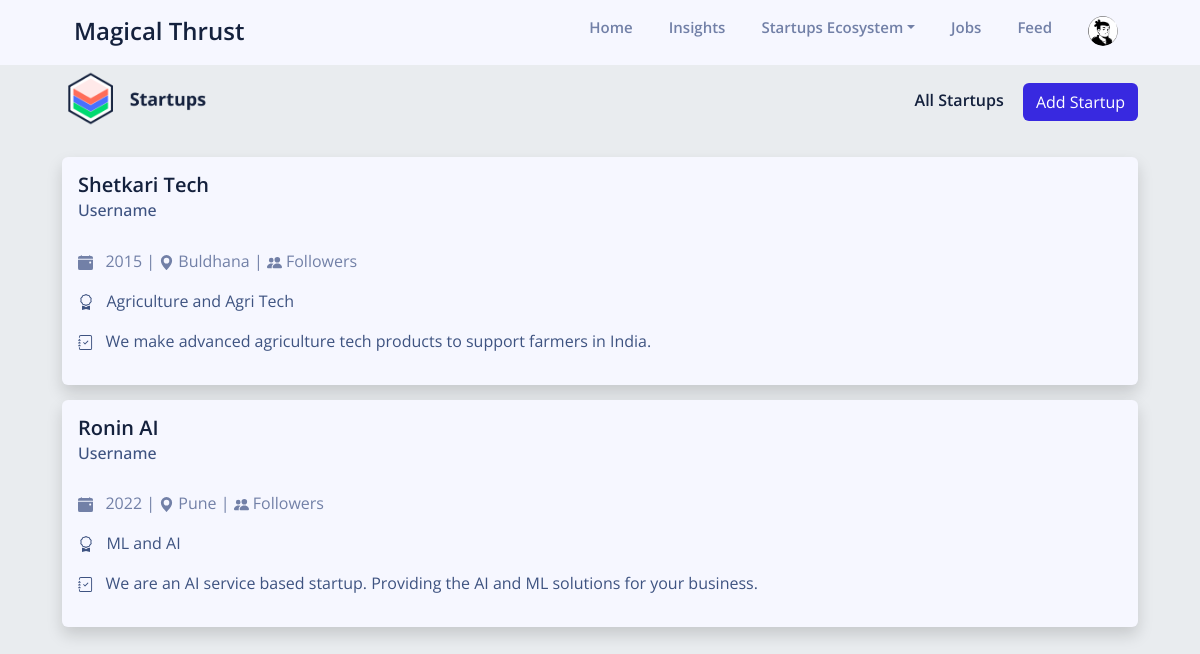
Page /startups (signed in) on the committed database.
### core/models.py (models this page shows, shortened)
class Startuppost(models.Model):
    id = models.UUIDField(primary_key=True, default=uuid.uuid4)   #
    user = models.CharField(max_length=100)
    startupname = models.TextField()
    startupsector = models.TextField()
    startupbio = models.TextField()
    startuplocation = models.TextField()
    startupestablishment = models.TextField()
    startupcin = models.TextField()
    startupincorporation = models.TextField()
    startuppatents = models.TextField()
    startupwebsite = models.TextField()
    startuplinkedin = models.TextField()
    startupinstagram = models.TextField()
    startupyoutube = models.TextField()
    startupfoundername = models.TextField()
    startupfounderage = models.TextField()
    startupfoundereducation = models.TextField()
    startupfounderexperience = models.TextField()
    startupfounderequity = models.TextField()
    startupfocusarea = models.TextField()
    startupservices = models.TextField()

### core/views.py (the view)
# urls.py: path('startups', views.startups, name='startups'),
@login_required(login_url='signin')
def startups(request):
    user_object = User.objects.get(username=request.user.username)
    user_profile = Profile.objects.get(user=user_object)
    startupfeed = []
    startupfeed_lists = Startuppost.objects.all()
    startupfeed.append(startupfeed_lists)
    startupfeef_list = list(chain(*startupfeed))
    return render(request, 'startups.html', {'user_profile': user_profile, 'startupposts': startupfeef_list,})

### templates/startups.html (shortened to what this page needs)
{% load static %}
<!DOCTYPE html>
<html lang="en">
<head>
    <link href="https://cdn.jsdelivr.net/npm/bootstrap@5.3.0-alpha3/dist/css/bootstrap.min.css" rel="stylesheet">
    <link rel="stylesheet" href="{% static 'css/common.css' %}">
    <link rel="stylesheet" href="{% static 'css/landing.css' %}">
    <link rel="stylesheet" href="{% static 'css/startups.css' %}">
    <link rel="stylesheet" href="{% static 'css/jobs.css' %}">
</head>
<body>
    <section class="nav-section">
      <div class="container nav-container">
          <nav class="navbar navbar-expand-lg">
              <div class="container-fluid">
                <a class="navbar-brand brand-name" href="/home">
                  Magical Thrust</a>
                <div class="collapse justify-content-end navbar-collapse" id="navbarSupportedContent">
                  <ul class="navbar-nav">
                    <li class="nav-item">
                      <a class="nav-link navbar-item" href="/home">Home</a>
                    </li>
                    <li class="nav-item">
                      <a class="nav-link navbar-item" href="/insights">Insights</a>
                    </li>
                    <li class="nav-item dropdown">
                      <a class="nav-link navbar-item dropdown-toggle" href="" data-bs-toggle="dropdown" aria-expanded="false">Startups Ecosystem</a>
                    </li>
                    <li class="nav-item">
                      <a class="nav-link navbar-item" href="/jobs">Jobs</a>
                    </li>
                    <li class="nav-item">
                      <a class="nav-link navbar-item" href="/">Feed</a>
                    </li>
                    <li class="nav-item dropdown">
                      <a class="nav-link " href="#" role="button" data-bs-toggle="dropdown" aria-expanded="false">
                        <img src="{% static 'images/avatar.png' %}" alt="profile picture" class="profile-on-nav ">
                      </a>
                    </li>
                  </ul>
                </div>
              </div>
            </nav>
      </div>
  </section>
  <div class="container all-containers main-head-container">
    <header class="d-flex flex-wrap align-items-center justify-content-center justify-content-md-between">
      <div class="col-md-3 mb-2 mb-md-0">
        <a href="/startups" class="d-inline-flex link-body-emphasis text-decoration-none">
          <img src="{% static 'images/Startups_card_head.png' %}" alt="Startups" style="width: 150px;">
        </a>
      </div>
      <div class="col-md-4 text-end">
        <a href="/startups" class="following-page-link">All Startups</a>
        <a href="/postnewstartup"><button type="button" class="btn add-startup-button">Add Startup</button></a>
      </div>
    </header>
  </div>
  <br>
  <div class="container all-containers">
    {% for startuppost in startupposts reversed %}
    <div class="card shadow job-card" style="margin-bottom: 15px;">
      <div class="card-body">
        <h5 class="card-title job-role">{{startuppost.startupname}}</h5>
        <h6 class="card-subtitle mb-2 job-post-by">Username</h6>
        <p class="card-text job-things">
          {{startuppost.startupestablishment}}
          &verbar;
          <svg xmlns="http://www.w3.org/2000/svg" width="15" height="15" fill="currentColor" class="bi bi-geo-alt-fill" viewBox="0 0 16 16">
            <path d="M8 16s6-5.686 6-10A6 6 0 0 0 2 6c0 4.314 6 10 6 10zm0-7a3 3 0 1 1 0-6 3 3 0 0 1 0 6z"/>
          </svg>
          {{startuppost.startuplocation}}
          &verbar;
          Followers
        </p>
        <p class="about-job">
          {{startuppost.startupsector}}
        </p>
        <p class="about-job">
          {{startuppost.startupbio}}
        </p>
      </div>
    </div>
    {% endfor %}
  </div>
</body>
</html>

### static/css/common.css (style rules this page uses)
body { font-family: 'Open Sans', sans-serif; font-size: 16px; background-color: #e9ecef; }
.all-containers { max-width: 1100px; }
.nav-section { background-color: #f6f7ff; height: 65px; }
.nav-container { max-width: 1100px; }
.brand-name { font-size: x-large; font-weight: 600; color: #14213d; }
.profile-on-nav { width: 30px; border-radius: 50%; }
.navbar-item { font-size: 15px; font-weight: 600; margin-right: 20px; color: #7280A7; }

### static/css/landing.css (style rules this page uses)
:root { --pale-blue: hsl(255, 100%, 94%); --bright-blue: hsl(245, 75%, 52%); --very-pale-blue: hsl(255, 100%, 98%); --desaturated-blue: hsl(224, 23%, 55%); --desaturated-blue-hover: #929DBC; --dark-blue: hsl(223, 47%, 23%); --hovered-blue: #6C7AFA; --theme-violet: #6828F5; --theme-blue: #0E61FF; --theme-orange: #FF701F; --theme-violet-hover: #8B56FF; --nav-color: #F6F7FF; }
.card-text { padding-top: 20px; }

### static/css/startups.css (style rules this page uses)
:root { --pale-blue: hsl(255, 100%, 94%); --bright-blue: hsl(245, 75%, 52%); --very-pale-blue: hsl(255, 100%, 98%); --desaturated-blue: hsl(224, 23%, 55%); --dark-blue: hsl(223, 47%, 23%); --hovered-blue: #6C7AFA; }
.main-head-container { margin-top: 5px; }
.following-page-link { text-decoration: none; color: #14213d; font-size: 16px; font-weight: 600; margin-right: 15px; }
.add-startup-button { color: white; background-color: var(--bright-blue); }

### static/css/jobs.css (style rules this page uses)
:root { --pale-blue: hsl(255, 100%, 94%); --bright-blue: hsl(245, 75%, 52%); --very-pale-blue: hsl(255, 100%, 98%); --desaturated-blue: hsl(224, 23%, 55%); --dark-blue: hsl(223, 47%, 23%); --hovered-blue: #6C7AFA; --theme-violet: #6828F5; --theme-blue: #0E61FF; --theme-orange: #FF701F; --theme-violet-hover: #8B56FF; --nav-color: #F6F7FF; }
body { font-size: 16px; font-family: 'Open Sans', sans-serif; }
.job-card { border: none; background-color: var(--nav-color); }
.job-role { color: #14213d; font-weight: 600; }
.job-post-by { color: #3E5381; margin-bottom: 15px; }
.job-things { color: var(--desaturated-blue); vertical-align: bottom; }
.about-job { color: #3E5381; }

### rows in the picture
Startuppost: startupname "Shetkari Tech", startupestablishment "2015", startuplocation "Buldhana", startupsector "Agriculture and Agri Tech", startupbio "We make advanced agriculture tech products to support farmers in India."
Startuppost: startupname "Ronin AI", startupestablishment "2022", startuplocation "Pune", startupsector "ML and AI", startupbio "We are an AI service based startup. Providing the AI and ML solutions for your business."
